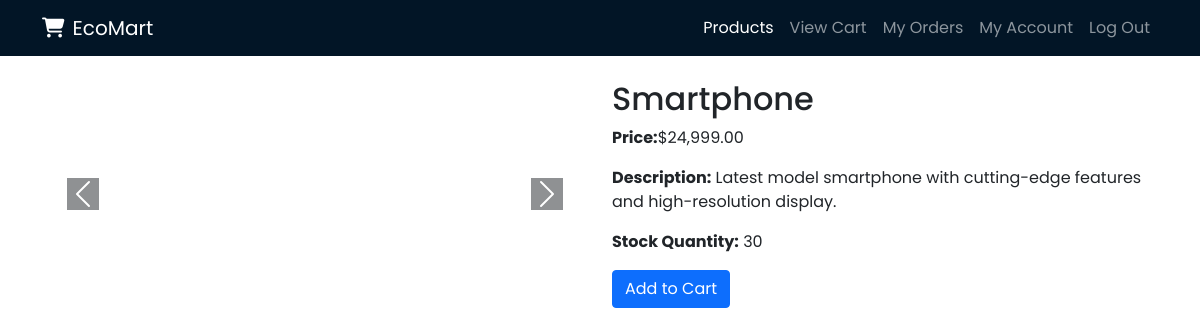
The page /productsDetails.php?product_id=6 (signed in) on the database its author committed.
### tables this page shows
CREATE TABLE `products` (
  `product_id` bigint(20) NOT NULL,
  `name` varchar(100) NOT NULL,
  `description` text DEFAULT NULL,
  `price` varchar(191) NOT NULL,
  `stock_quantity` int(11) NOT NULL,
  `category_id` bigint(20) DEFAULT NULL,
  `image_url` varchar(191) DEFAULT NULL,
  `created_at` timestamp NOT NULL DEFAULT current_timestamp()
);

### classes/Database.php (called while the page is built, shortened)
<?php
class Database {
    private $host = 'localhost';
    private $dbname = 'ecomart';
    private $username = 'root';
    private $password = '';
    private $conn;
    private function connect() {
        $this->conn = new PDO(
            "mysql:host={$this->host};dbname={$this->dbname}",
            $this->username,
            $this->password
        );
        $this->conn->setAttribute(PDO::ATTR_ERRMODE, PDO::ERRMODE_EXCEPTION);
    }
    public function getConnection() {
        return $this->conn;
    }
}

### classes/Product.php (called while the page is built, shortened)
<?php
require_once 'Database.php';
class Product
{
    private $conn;
    private $table = 'products';
    public function __construct() {
        $db = new Database();
        $this->conn = $db->getConnection();
    }
    public function getProductById($product_id)
    {
        $query = "SELECT * FROM " . $this->table . " WHERE product_id = :product_id";
        $stmt = $this->conn->prepare($query);
        $stmt->bindParam(':product_id', $product_id);
        $stmt->execute();
        return $stmt->fetch();
    }
}

### productsDetails.php (the view, shortened to what this page needs)
<?php
require_once 'classes/Product.php';
$product_id = isset($_GET['product_id']) ? $_GET['product_id'] : null;
$productinfo = new Product();
$product = $productinfo->getProductById($product_id);
?>
<?php
include_once 'templates/header.php';
include_once 'templates/navbar.php';
?>
<body style="margin-top: 80px;">
<div class="container mt-5">
    <div class="row d-flex justify-content-center align-items-center">
        <div class="col-md-6">
            <div id="productCarousel" class="carousel slide" data-bs-ride="carousel">
                <button class="carousel-control-prev" type="button" data-bs-target="#productCarousel" data-bs-slide="prev" >
                    <span class="carousel-control-prev-icon bg-dark" aria-hidden="true" ></span>
                </button>
                <button class="carousel-control-next" type="button" data-bs-target="#productCarousel" data-bs-slide="next">
                    <span class="carousel-control-next-icon bg-dark" aria-hidden="true"></span>
                </button>
            </div>
        </div>
        <div class="col-md-6">
            <h2><?php echo $product['name']; ?></h2>
            <p><strong>Price:</strong>$<?php echo number_format($product['price'], 2); ?></p>
            <p><strong>Description:</strong> <?php echo $product['description']; ?></p>
            <p><strong>Stock Quantity:</strong> <?php echo $product['stock_quantity']; ?></p>
            <form action="cart.php" method="post">
                <button type="submit" class="btn btn-primary d-flex justify-content-center align-items-center">Add to Cart</button>
            </form>
        </div>
    </div>
</div>
<?php
    include_once 'templates/footer.php';
?>

### css/style.css (style rules this page uses)
* { margin: 0; padding: 0; box-sizing: border-box; }
body { margin-top: 0px; }
body, input { font-family: "Poppins", sans-serif; }

### rows shown on the page
products: name "Smartphone", price "24,999.00", description "Latest model smartphone with cutting-edge features and high-resolution display.", stock_quantity "30"
